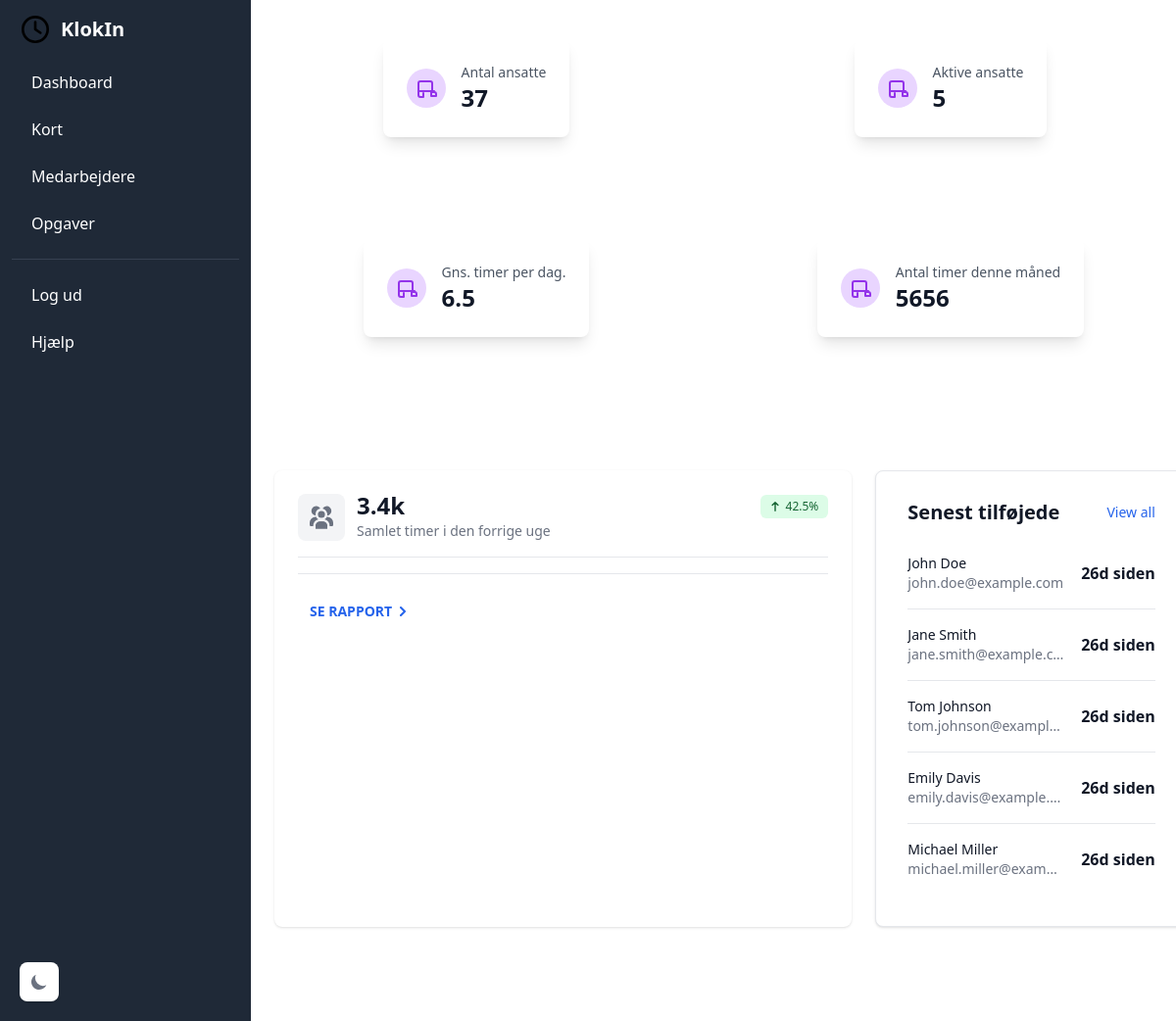
Page /admin/index.php (signed in) on the committed database.
### tables this page shows
CREATE TABLE `employees` (
  `id` int(11) NOT NULL,
  `organization_id` int(10) UNSIGNED DEFAULT NULL,
  `firstname` varchar(100) NOT NULL,
  `lastname` varchar(100) NOT NULL,
  `department` varchar(100) DEFAULT NULL,
  `email` varchar(100) NOT NULL,
  `employee_number` int(255) NOT NULL,
  `created_at` timestamp NOT NULL DEFAULT current_timestamp(),
  `updated_at` timestamp NOT NULL DEFAULT current_timestamp() ON UPDATE current_timestamp()
);

### php/utils.php (called while the page is built, shortened)
<?php
function sqlSelect($C, $query, $format = false, ...$vars) {
	$stmt = $C->prepare($query);
	if($format) {
		$stmt->bind_param($format, ...$vars);
	}
	if($stmt->execute()) {
		$res = $stmt->get_result();
		return $res;
	}
	return false;
}

### admin/index.php (the view, shortened to what this page needs)
<?php
   require_once '../php/utils.php';
   $page = isset($_GET['page']) ? $_GET['page'] : 'dashboard';
   function loadRecentEmployeesByOrg($orgId) {
      $C = connect();
      $res = sqlSelect($C,
          'SELECT firstname, lastname, email, employee_number, TIMESTAMPDIFF(DAY, created_at, NOW()) AS days_since_added
          FROM employees
          WHERE organization_id = ?
          ORDER BY created_at DESC
          LIMIT 5',
          'i', $orgId);
      $employees = [];
      if ($res) {
          while ($row = $res->fetch_assoc()) {
              $employees[] = $row;
          }
      }
      return $employees;
   }
   $organizationId = $_SESSION['organization_id'];
   $recentEmployees = loadRecentEmployeesByOrg($organizationId);
?>
<!DOCTYPE html>
<html lang='en'>
<head>
    <script src="https://cdn.tailwindcss.com"></script>
    <link href="https://cdn.jsdelivr.net/npm/flowbite@2.5.1/dist/flowbite.min.css" rel="stylesheet" />
    <link rel="stylesheet" href="https://unpkg.com/leaflet@1.9.4/dist/leaflet.css"
/>
</head>
<body>
<aside id="separator-sidebar" class="fixed top-0 left-0 z-40 w-64 h-screen transition-transform -translate-x-full sm:translate-x-0" aria-label="Sidebar">
   <div class="h-full px-3 py-4 overflow-y-auto bg-gray-800">
    <a href="/index.php" class="flex items-center ps-2.5 mb-5">
         <img src="/clock.svg" class="h-6 me-3 sm:h-7" alt="Flowbite Logo" />
         <span class="self-center text-xl font-semibold whitespace-nowrap text-white">KlokIn</span>
    </a>
      <ul class="space-y-2 font-medium">
         <li>
            <a href="?page=dashboard" class="flex items-center p-2 text-gray-900 rounded-lg text-white hover:bg-gray-100 dark:hover:bg-gray-700 group">
               <span class="ms-3">Dashboard</span>
            </a>
         </li>
         <li>
            <a href="?page=map" class="flex items-center p-2 text-gray-900 rounded-lg text-white hover:bg-gray-100 dark:hover:bg-gray-700 group">
               <span class="flex-1 ms-3 whitespace-nowrap">Kort</span>
            </a>
         </li>
         <li>
            <a href="?page=employees" class="flex items-center p-2 text-gray-900 rounded-lg text-white hover:bg-gray-100 dark:hover:bg-gray-700 group">
               <span class="flex-1 ms-3 whitespace-nowrap">Medarbejdere</span>
            </a>
         </li>
         <li>
            <a href="?page=tasks" class="flex items-center p-2 text-gray-900 rounded-lg text-white hover:bg-gray-100 dark:hover:bg-gray-700 group">
               <span class="flex-1 ms-3 whitespace-nowrap">Opgaver</span>
            </a>
         </li>
      </ul>
      <ul class="pt-4 mt-4 space-y-2 font-medium border-t border-gray-700">
         <li>
            <a href="#" onclick="logout();" class="flex items-center p-2 text-gray-900 rounded-lg text-white hover:bg-gray-100 dark:hover:bg-gray-700 group">
               <span class="flex-1 ms-3 whitespace-nowrap">Log ud</span>
            </a>
         </li>
         <li>
            <a href="#" class="flex items-center p-2 text-white transition duration-75 rounded-lg hover:bg-gray-100 dark:hover:bg-gray-700 group">
               <span class="ms-3">Hjælp</span>
            </a>
         </li>
      </ul>
   </div>
   <div id="toast-bottom-left" class="fixed flex items-center space-x-4 text-gray-500 bg-white divide-x rtl:divide-x-reverse divide-gray-200 rounded-lg shadow bottom-5 left-5" role="alert">
   <button id="theme-toggle" type="button" class="text-gray-500 hover:bg-gray-100 dark:hover:bg-gray-700 focus:outline-none focus:ring-4 focus:ring-gray-200 dark:focus:ring-gray-700 rounded-lg text-sm p-2.5">
      <svg id="theme-toggle-dark-icon" class="hidden w-5 h-5" fill="currentColor" viewBox="0 0 20 20" xmlns="http://www.w3.org/2000/svg"><path d="M17.293 13.293A8 8 0 016.707 2.707a8.001 8.001 0 1010.586 10.586z"></path></svg>
   </button>
</div>
</aside>
<div class="sm:ml-64 dark:bg-gray-800">
    <?php
        switch($page) {
            case 'dashboard':
               echo '
               <div class="grid gap-6 mb-8 md:grid-cols-2 xl:grid-cols-4">
               <div class="max-w-sm mx-auto my-10">
                  <div class="bg-white shadow-lg rounded-lg p-6 space-y-4">
                        <div class="flex items-center space-x-4">
                           <div class="p-2 bg-purple-200 rounded-full">
                           </div>
                           <div>
                              <div class="text-gray-600 text-sm">Antal ansatte</div>
                              <div class="text-gray-900 text-2xl font-semibold">
                                    37
                              </div>
                           </div>
                        </div>
                  </div>
               </div>
               <div class="max-w-sm mx-auto my-10">
                  <div class="bg-white shadow-lg rounded-lg p-6 space-y-4">
                        <div class="flex items-center space-x-4">
                           <div class="p-2 bg-purple-200 rounded-full">
                           </div>
                           <div>
                              <div class="text-gray-600 text-sm">Aktive ansatte</div>
                              <div class="text-gray-900 text-2xl font-semibold">
                                    5
                              </div>
                           </div>
                        </div>
                  </div>
               </div>
               <div class="max-w-sm mx-auto my-10">
                  <div class="bg-white shadow-lg rounded-lg p-6 space-y-4">
                        <div class="flex items-center space-x-4">
                           <div class="p-2 bg-purple-200 rounded-full">
                           </div>
                           <div>
                              <div class="text-gray-600 text-sm">Gns. timer per dag.</div>
                              <div class="text-gray-900 text-2xl font-semibold">
                                    6.5
                              </div>
                           </div>
                        </div>
                  </div>
               </div>
               <div class="max-w-sm mx-auto my-10">
                  <div class="bg-white shadow-lg rounded-lg p-6 space-y-4">
                        <div class="flex items-center space-x-4">
                           <div class="p-2 bg-purple-200 rounded-full">
                           </div>
                           <div>
                              <div class="text-gray-600 text-sm">Antal timer denne måned</div>
                              <div class="text-gray-900 text-2xl font-semibold">
                                    5656
                              </div>
                           </div>
                        </div>
                  </div>
               </div>
               </div>
               <div class="grid gap-6 p-6 mb-8 md:grid-cols-3 xl:grid-cols-3">
               <div class="w-full mx-auto my-10 bg-white col-span-2 rounded-lg shadow dark:bg-gray-800 p-4 md:p-6">
                     <div class="flex justify-between pb-4 mb-4 border-b border-gray-200 dark:border-gray-700">
                           <div class="flex items-center">
                              <div class="w-12 h-12 rounded-lg bg-gray-100 dark:bg-gray-700 flex items-center justify-center me-3">
                              </div>
                              <div>
                              <h5 class="leading-none text-2xl font-bold text-gray-900 dark:text-white pb-1">3.4k</h5>
                              <p class="text-sm font-normal text-gray-500 dark:text-gray-400">Samlet timer i den forrige uge</p>
                              </div>
                           </div>
                           <div>
                              <span class="bg-green-100 text-green-800 text-xs font-medium inline-flex items-center px-2.5 py-1 rounded-md dark:bg-green-900 dark:text-green-300">
                              <svg class="w-2.5 h-2.5 me-1.5" aria-hidden="true" xmlns="http://www.w3.org/2000/svg" fill="none" viewBox="0 0 10 14">
                                 <path stroke="currentColor" stroke-linecap="round" stroke-linejoin="round" stroke-width="2" d="M5 13V1m0 0L1 5m4-4 4 4"/>
                              </svg>
                              42.5%
                              </span>
                           </div>
                        </div>
                           <div class="grid grid-cols-1 items-center border-gray-200 border-t dark:border-gray-700 justify-between">
                              <div class="flex justify-between items-center pt-5">
                              <a
                                 href="#"
                                 class="uppercase text-sm font-semibold inline-flex items-center rounded-lg text-blue-600 hover:text-blue-700 dark:hover:text-blue-500  hover:bg-gray-100 dark:hover:bg-gray-700 dark:focus:ring-gray-700 dark:border-gray-700 px-3 py-2">
                                 Se rapport
                                 <svg class="w-2.5 h-2.5 ms-1.5 rtl:rotate-180" aria-hidden="true" xmlns="http://www.w3.org/2000/svg" fill="none" viewBox="0 0 6 10">
                                    <path stroke="currentColor" stroke-linecap="round" stroke-linejoin="round" stroke-width="2" d="m1 9 4-4-4-4"/>
                                 </svg>
                              </a>
                           </div>
                        </div>
                     </div>
                  <div class="max-w-sm mx-auto my-10">
                     <div class="max-w-2xl mx-auto">
                        <div class="p-4 max-w-md bg-white rounded-lg border sm:p-8 shadow dark:bg-gray-800">
                        <div class="flex justify-between items-center mb-4">
                           <h3 class="text-xl font-bold leading-none text-gray-900 dark:text-white">Senest tilføjede</h3>
                           <a href="?page=employees" class="text-sm font-medium text-blue-600 hover:underline dark:text-blue-500">
                                 View all
                           </a>
                        </div>
                        <div class="flow-root">
                           <ul role="list" class="divide-y divide-gray-200 dark:divide-gray-700">';
                              if (!empty($recentEmployees)) {
                                 foreach ($recentEmployees as $employee) {
                                    echo '<li class="py-3 sm:py-4">
                                          <div class="flex items-center space-x-4">
                                             <div class="flex-1 min-w-0">
                                                <p class="text-sm font-medium text-gray-900 truncate dark:text-white">'
                                                   . htmlspecialchars($employee["firstname"] . ' ' . $employee["lastname"]) .
                                                '</p>
                                                <p class="text-sm text-gray-500 truncate dark:text-gray-400">'
                                                   . htmlspecialchars($employee["email"]) .
                                                '</p>
                                             </div>
                                             <div class="inline-flex items-center text-base font-semibold text-gray-900 dark:text-white">'
                                                . htmlspecialchars($employee["days_since_added"]) . 'd siden
                                             </div>
                                          </div>
                                       </li>';
                                 }
                              } else {
                                 echo '<li class="py-3 sm:py-4">No recent employees found.</li>';
                              }
                           echo '
                           </ul>
                        </div>
                     </div>
                     </div>
                  </div>
                ';
                break;
        }
    ?>
</div>
</body>
</html>

### rows in the picture
employees: firstname+lastname "John Doe", email "john.doe@example.com", days_since_added "26"
employees: firstname+lastname "Jane Smith", email "jane.smith@example.c…", days_since_added "26"
employees: firstname+lastname "Tom Johnson", email "tom.johnson@exampl…", days_since_added "26"
employees: firstname+lastname "Emily Davis", email "emily.davis@example.…", days_since_added "26"
employees: firstname+lastname "Michael Miller", email "michael.miller@exam…", days_since_added "26"
